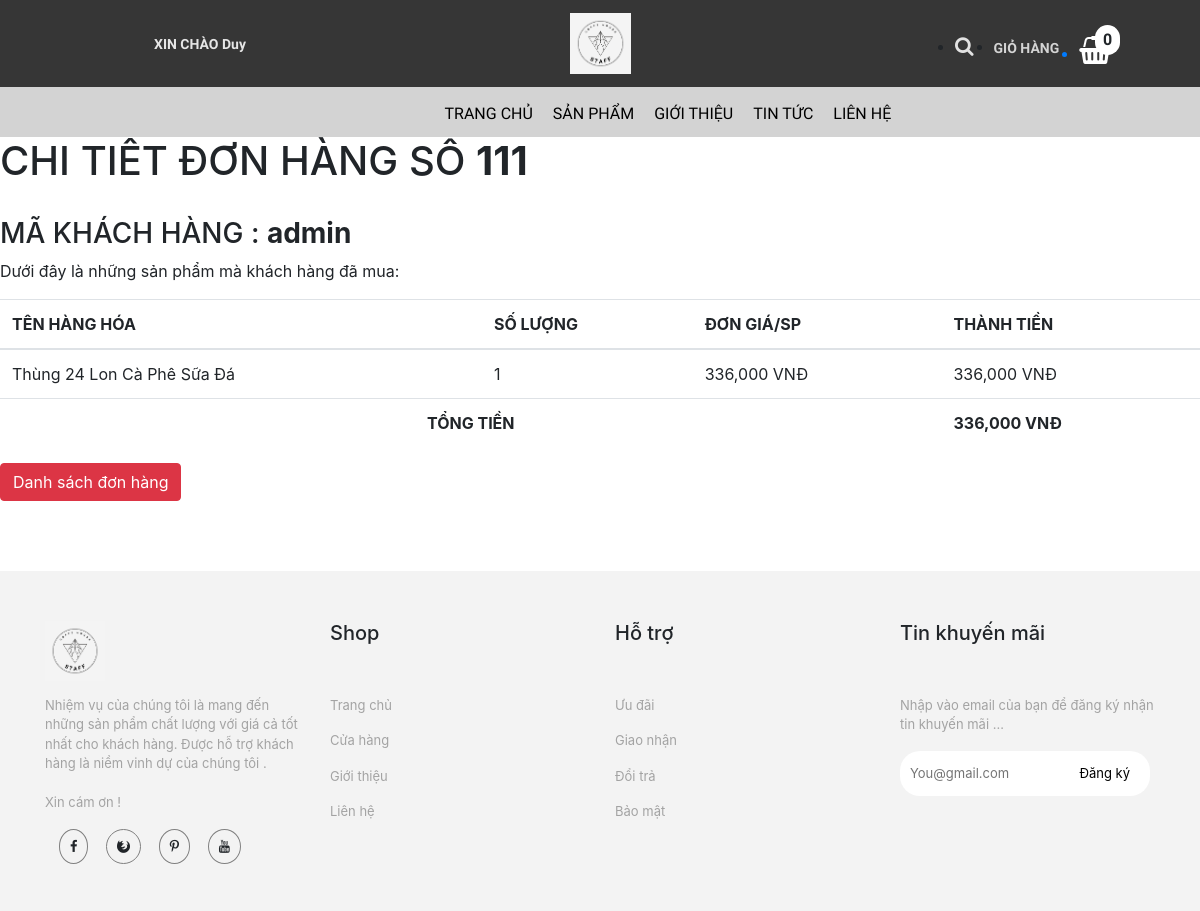
/trang-chinh/lichsu-chitiet.php?ma_hd=111&ma_kh=admin (signed in), run on an earlier commit of the app's database.
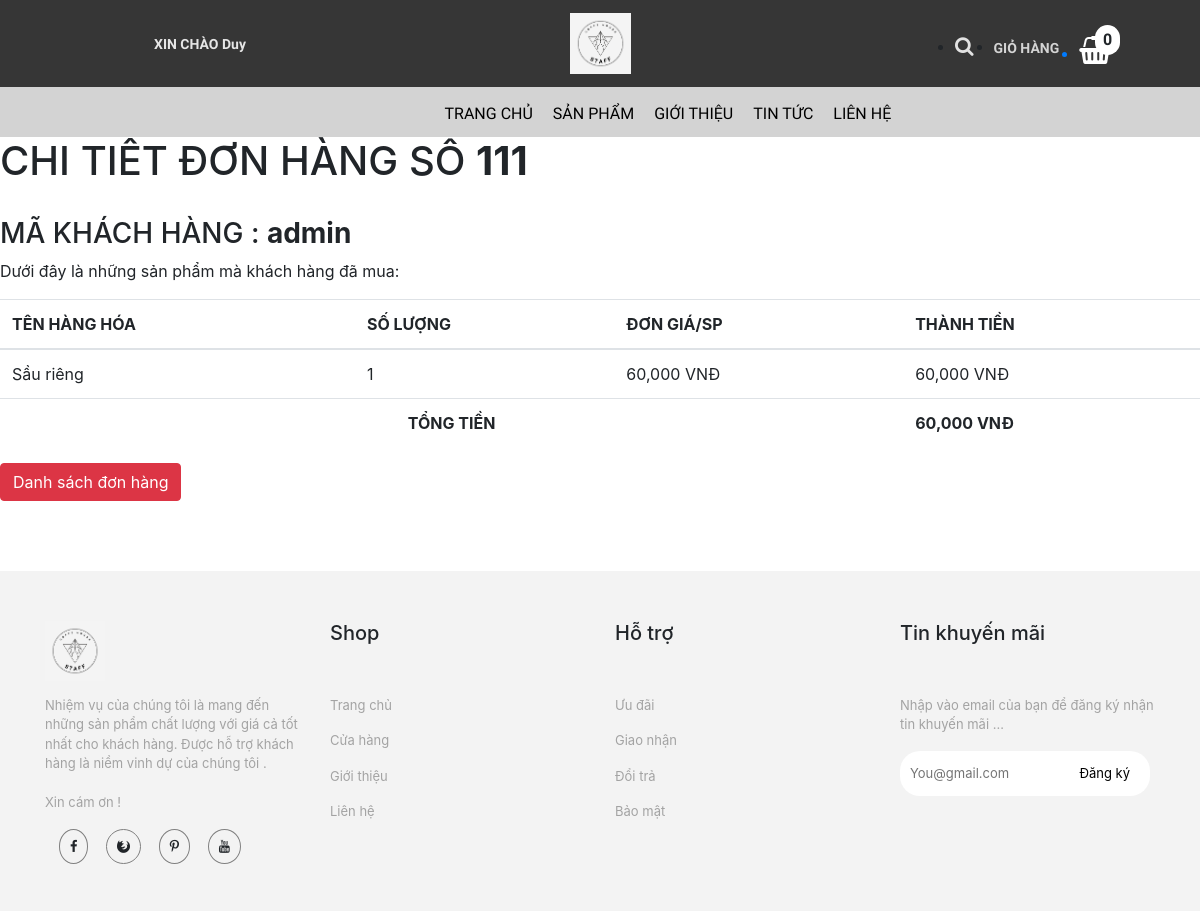
And on a later commit of the database.
### tables this page shows
CREATE TABLE `hoa_don_chi_tiet` (
  `ma_hd` int(11) NOT NULL,
  `so_luong` int(11) NOT NULL,
  `don_gia` int(11) NOT NULL,
  `ma_hh` int(11) NOT NULL
);

CREATE TABLE `hang_hoa` (
  `ma_hh` int(11) NOT NULL,
  `ten_hh` varchar(50) NOT NULL,
  `hinh` varchar(50) NOT NULL,
  `don_gia` int(11) NOT NULL,
  `giam_gia` int(11) NOT NULL,
  `mo_ta` varchar(500) NOT NULL,
  `ma_loai` int(11) NOT NULL
);

### trang-chinh/dao/pdo.php (called while the page is built, shortened)
<?php
    function pdo_get_connection(){
        $pdo = new PDO("mysql:host=localhost;dbname=staffcoffee",'root','');
        $pdo->setAttribute(PDO::ATTR_ERRMODE, PDO::ERRMODE_EXCEPTION);
        return $pdo;
    }
    function pdo_query($sql){
        $sql_args = array_slice(func_get_args(),1);
        try{
            $conn = pdo_get_connection();
            $stmt = $conn ->prepare($sql);
            $stmt -> execute($sql_args);
            $rows = $stmt -> fetchAll();
            return $rows;
        }catch(PDOException $e){
            throw $e;
        }finally{
            unset($conn);
        }
    }
    ?>

### trang-chinh/dao/hoa-don.php (called while the page is built, shortened)
<?php
    require_once ('pdo.php');
    function hoa_don_chi_tiet_select_by_id($ma_hd){
        $sql = "SELECT * FROM hoa_don_chi_tiet
        JOIN hang_hoa ON hoa_don_chi_tiet.ma_hh = hang_hoa.ma_hh
        WHERE hoa_don_chi_tiet.ma_hd=?";
        return pdo_query($sql,$ma_hd);
    }
?>

### trang-chinh/lichsu-chitiet.php (the view, shortened to what the changed rows need)
<!DOCTYPE html>
<html lang="en">
<head>
    <link rel="stylesheet" href="https://maxcdn.bootstrapcdn.com/bootstrap/4.0.0/css/bootstrap.min.css">
    <link rel="stylesheet" href="../../bigshoes/css/lien-he/products.css">
    <link rel="stylesheet" href="../../bigshoes/css/chi-tiet-sp/products.css">
    <link rel="stylesheet" href="../../bigshoes/css/chi-tiet-sp/plugin/css/owl.carousel.min.css">
    <link rel="stylesheet" href="../../bigshoes/css/chi-tiet-sp/plugin/css/owl.theme.default.min.css">
    <link rel="stylesheet" href="https://cdnjs.cloudflare.com/ajax/libs/font-awesome/4.7.0/css/font-awesome.min.css">
</head>
<body>
        <div id="page-wrapper">
		  <div class="header">
                                <?php
                                require_once ('../trang-chinh/dao/hoa-don.php');
                                extract($_REQUEST);
                                $items = hoa_don_chi_tiet_select_by_id($ma_hd);
                                $Total = 0;
                            ?>
                        <div class="page-header">
                            <h1>CHI TIẾT ĐƠN HÀNG SỐ <b><?=$ma_hd?></b></h1><br>
                            <table class="table table-hover">
                                <thead>
                                  <tr>
                                    <th>TÊN HÀNG HÓA</th>
                                    <th>SỐ LƯỢNG</th>
                                    <th>ĐƠN GIÁ/SP</th>
                                    <th>THÀNH TIỀN</th>
                                  </tr>
                                </thead>
                                <tbody>
                                <?php foreach($items as $item){
                                     extract($item);
                                    ?>
                                  <tr>
                                    <td><?=$ten_hh?></td>
                                    <td><?=$so_luong?></td>
                                    <td><?=number_format($don_gia)?> VNĐ</td>
                                    <td><?=number_format($don_gia * $so_luong); $Total +=($don_gia * $so_luong)?> VNĐ</td>
                                  </tr>
                                <?php } ?>
                                <tr>
                                    <td><b><?=number_format($Total) ?> VNĐ</b></td>
                                </tr>
                                </tbody>
                              </table>
                        </div>
		</div>
            </div>
</body>
</html>

What changed in the data, as far as the page shows it:
changed through a linked row, hoa_don_chi_tiet: ma_hh.ten_hh "Thùng 24 Lon Cà Phê Sữa Đá" → "Sầu riêng"; ma_hh.don_gia "336,000" → "60,000"; $don_gia * $so_luong "336,000" → "60,000"
Also different on the page:
$Total: "336,000" → "60,000"
